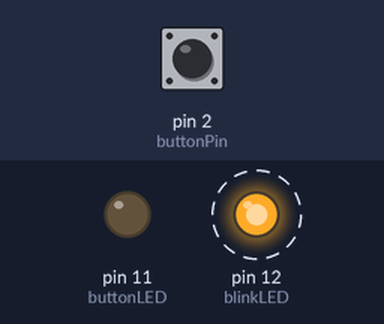
The sketch below on a simulated Arduino Uno, built with avr-gcc and run on an emulated ATmega328P. On the bench: output pins drawn as LEDs (lit = HIGH). Dashed ring = blinking. The inputs (shaded band) are chosen by the test bench; at power-on: pin 2 (buttonPin) HIGH.

Above: at 1.25 s.
1.3 s: pin 2 (buttonPin) pulled LOW for 0.15 s
At 1.7 s:
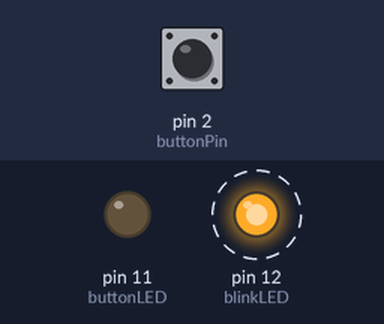
4.3 s: pin 2 (buttonPin) pulled LOW for 3.2 s
At 4.5 s:
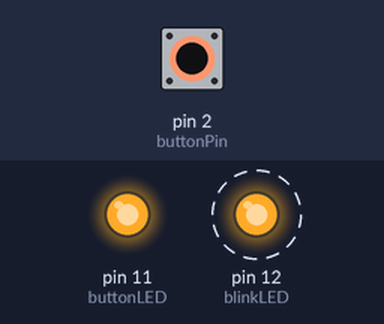
Timing chart, 0 to 15.0 s (numbered marks = the images above; inputs shaded):
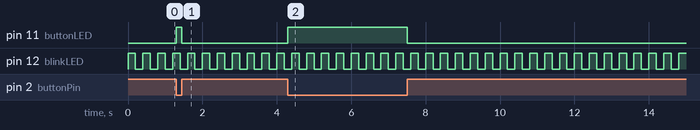

The sketch:

w7_1.ino
```cpp
int buttonPin = 2;
int buttonLED = 11;
int blinkLED = 12;
volatile int buttonState;

void buttonInterrupt() {
  buttonState = digitalRead(buttonPin);
  if (buttonState == HIGH) {
    digitalWrite(buttonLED, LOW);
  }
  if (buttonState == LOW) {
    digitalWrite(buttonLED, HIGH);
  }
}

void setup() {
  pinMode(buttonPin, INPUT_PULLUP);
  pinMode(buttonLED, OUTPUT);
  pinMode(blinkLED, OUTPUT);
  attachInterrupt(digitalPinToInterrupt(buttonPin), buttonInterrupt, CHANGE);
}

void loop() {
  digitalWrite(blinkLED, HIGH);
  delay(200);
  digitalWrite(blinkLED, LOW);
  delay(200);
}
```

Measured:
- after the input at 1.3 s, pin 11 (buttonLED): LOW → HIGH at once, → LOW 0.15 s later
- after the input at 4.3 s, pin 11 (buttonLED): LOW → HIGH at once, → LOW 3.2 s later
- by itself, pin 12 (blinkLED): alternates HIGH for 0.20 s and LOW for 0.20 s
